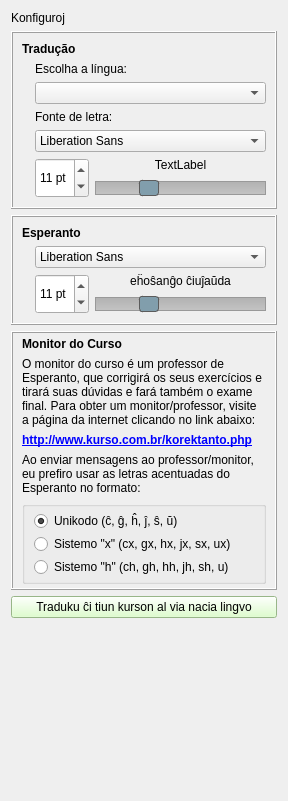
            <widget class="QWidget" name="scrollAreaWidgetContents_3">
             <property name="geometry">
              <rect>
               <x>0</x>
               <y>0</y>
               <width>276</width>
               <height>801</height>
              </rect>
             </property>
             <layout class="QVBoxLayout" name="verticalLayout_13">
              <item>
               <widget class="titolo" name="Label_Konfigurado">
                <property name="text">
                 <string>Konfiguroj</string>
                </property>
                <property name="alignment">
                 <set>Qt::AlignLeading|Qt::AlignLeft|Qt::AlignVCenter</set>
                </property>
                <property name="tipo" stdset="0">
                 <string>titolo_alia</string>
                </property>
               </widget>
              </item>
              <item>
               <widget class="QFrame" name="konfig_traduko">
                <property name="frameShape">
                 <enum>QFrame::Box</enum>
                </property>
                <property name="frameShadow">
                 <enum>QFrame::Raised</enum>
                </property>
                <layout class="QVBoxLayout" name="verticalLayout_50">
                 <item>
                  <widget class="titolo" name="Konfig_Label1">
                   <property name="sizePolicy">
                    <sizepolicy hsizetype="Preferred" vsizetype="Maximum">
                     <horstretch>0</horstretch>
                     <verstretch>0</verstretch>
                    </sizepolicy>
                   </property>
                   <property name="font">
                    <font>
                     <weight>75</weight>
                     <bold>true</bold>
                    </font>
                   </property>
                   <property name="text">
                    <string notr="true">Tradução</string>
                   </property>
                  </widget>
                 </item>
                 <item>
                  <layout class="QHBoxLayout" name="horizontalLayout_364">
                   <item>
                    <widget class="QLabel" name="label_131">
                     <property name="sizePolicy">
                      <sizepolicy hsizetype="Fixed" vsizetype="Preferred">
                       <horstretch>0</horstretch>
                       <verstretch>0</verstretch>
                      </sizepolicy>
                     </property>
                     <property name="text">
                      <string/>
                     </property>
                     <property name="pixmap">
                      <pixmap resource="ikonoj_androjdo.qrc">:/ikonoj_androjdo/baseline_translate_black_36.png</pixmap>
                     </property>
                    </widget>
                   </item>
                   <item>
                    <layout class="QVBoxLayout" name="verticalLayout_195">
                     <item>
                      <widget class="QLabel" name="Konfig_Label2">
                       <property name="text">
                        <string notr="true">Escolha a língua:</string>
                       </property>
                       <property name="alignment">
                        <set>Qt::AlignBottom|Qt::AlignLeading|Qt::AlignLeft</set>
                       </property>
                      </widget>
                     </item>
                     <item>
                      <widget class="QComboBox" name="Lingvo">
                       <property name="sizePolicy">
                        <sizepolicy hsizetype="Preferred" vsizetype="Preferred">
                         <horstretch>0</horstretch>
                         <verstretch>0</verstretch>
                        </sizepolicy>
                       </property>
                      </widget>
                     </item>
                    </layout>
                   </item>
                  </layout>
                 </item>
                 <item>
                  <layout class="QHBoxLayout" name="horizontalLayout_14">
                   <item>
                    <widget class="QLabel" name="label_132">
                     <property name="sizePolicy">
                      <sizepolicy hsizetype="Fixed" vsizetype="Preferred">
                       <horstretch>0</horstretch>
                       <verstretch>0</verstretch>
                      </sizepolicy>
                     </property>
                     <property name="text">
                      <string/>
                     </property>
                     <property name="pixmap">
                      <pixmap resource="ikonoj_androjdo.qrc">:/ikonoj_androjdo/tiparo.png</pixmap>
                     </property>
                     <property name="scaledContents">
                      <bool>false</bool>
                     </property>
                    </widget>
                   </item>
                   <item>
                    <layout class="QVBoxLayout" name="verticalLayout_39">
                     <item>
                      <widget class="QLabel" name="Konfig_Label3">
                       <property name="text">
                        <string notr="true">Fonte de letra:</string>
                       </property>
                       <property name="alignment">
                        <set>Qt::AlignBottom|Qt::AlignLeading|Qt::AlignLeft</set>
                       </property>
                      </widget>
                     </item>
                     <item>
                      <widget class="QFontComboBox" name="Tiparo">
                       <property name="sizePolicy">
                        <sizepolicy hsizetype="Preferred" vsizetype="Preferred">
                         <horstretch>0</horstretch>
                         <verstretch>0</verstretch>
                        </sizepolicy>
                       </property>
                       <property name="editable">
                        <bool>false</bool>
                       </property>
                      </widget>
                     </item>
                    </layout>
                   </item>
                  </layout>
                 </item>
                 <item>
                  <layout class="QHBoxLayout" name="horizontalLayout_13">
                   <item>
                    <widget class="QLabel" name="label_20">
                     <property name="sizePolicy">
                      <sizepolicy hsizetype="Fixed" vsizetype="Preferred">
                       <horstretch>0</horstretch>
                       <verstretch>0</verstretch>
                      </sizepolicy>
                     </property>
                     <property name="text">
                      <string/>
                     </property>
                     <property name="pixmap">
                      <pixmap resource="ikonoj_androjdo.qrc">:/ikonoj_androjdo/tipargrando.png</pixmap>
                     </property>
                    </widget>
                   </item>
                   <item>
                    <widget class="QSpinBox" name="LiterGrando">
                     <property name="sizePolicy">
                      <sizepolicy hsizetype="Preferred" vsizetype="Preferred">
                       <horstretch>0</horstretch>
                       <verstretch>0</verstretch>
                      </sizepolicy>
                     </property>
                     <property name="minimumSize">
                      <size>
                       <width>36</width>
                       <height>36</height>
                      </size>
                     </property>
                     <property name="suffix">
                      <string> pt</string>
                     </property>
                     <property name="minimum">
                      <number>9</number>
                     </property>
                     <property name="maximum">
                      <number>16</number>
                     </property>
                     <property name="value">
                      <number>11</number>
                     </property>
                    </widget>
                   </item>
                   <item>
                    <layout class="QVBoxLayout" name="verticalLayout_49">
                     <item>
                      <widget class="QLabel" name="tekstoLingvo">
                       <property name="text">
                        <string>TextLabel</string>
                       </property>
                       <property name="alignment">
                        <set>Qt::AlignCenter</set>
                       </property>
                      </widget>
                     </item>
                     <item>
                      <widget class="QSlider" name="glitilo_traduko">
                       <property name="styleSheet">
                        <string notr="true">QSlider::groove:horizontal {
    border: 1px solid #999999;
    height: 12px; /* the groove expands to the size of the slider by default. by giving it a height, it has a fixed size */
    background:  qlineargradient(x1:0, y1:0, x2:0, y2:1, stop:0 #B1B1B1, stop:1 #c4c4c4);
    margin: 2px 0;
}

QSlider::handle:horizontal {
    background: #819EAC;  /*qlineargradient(x1:0, y1:0, x2:1, y2:1, stop:0 #b4b4b4, stop:1 #8f8f8f);*/
    border: 1px solid #5c5c5c;
    width: 18px;
    margin: -2px 0; /* handle is placed by default on the contents rect of the groove. Expand outside the groove */
    border-radius: 3px;
}</string>
                       </property>
                       <property name="minimum">
                        <number>9</number>
                       </property>
                       <property name="maximum">
                        <number>16</number>
                       </property>
                       <property name="pageStep">
                        <number>1</number>
                       </property>
                       <property name="value">
                        <number>11</number>
                       </property>
                       <property name="orientation">
                        <enum>Qt::Horizontal</enum>
                       </property>
                       <property name="tickPosition">
                        <enum>QSlider::TicksAbove</enum>
                       </property>
                       <property name="tickInterval">
                        <number>1</number>
                       </property>
                      </widget>
                     </item>
                    </layout>
                   </item>
                  </layout>
                 </item>
                </layout>
               </widget>
              </item>
              <item>
               <widget class="QFrame" name="frame">
                <property name="frameShape">
                 <enum>QFrame::Box</enum>
                </property>
                <property name="frameShadow">
                 <enum>QFrame::Raised</enum>
                </property>
                <layout class="QVBoxLayout" name="verticalLayout_46">
                 <item>
                  <widget class="QLabel" name="label_2">
                   <property name="sizePolicy">
                    <sizepolicy hsizetype="Preferred" vsizetype="Maximum">
                     <horstretch>0</horstretch>
                     <verstretch>0</verstretch>
                    </sizepolicy>
                   </property>
                   <property name="font">
                    <font>
                     <weight>75</weight>
                     <bold>true</bold>
                    </font>
                   </property>
                   <property name="text">
                    <string>Esperanto</string>
                   </property>
                   <property name="lingvo" stdset="0">
                    <string>eo</string>
                   </property>
                  </widget>
                 </item>
                 <item>
                  <layout class="QHBoxLayout" name="horizontalLayout_4">
                   <item>
                    <widget class="QLabel" name="label_134">
                     <property name="sizePolicy">
                      <sizepolicy hsizetype="Fixed" vsizetype="Fixed">
                       <horstretch>0</horstretch>
                       <verstretch>0</verstretch>
                      </sizepolicy>
                     </property>
                     <property name="text">
                      <string/>
                     </property>
                     <property name="pixmap">
                      <pixmap resource="ikonoj_androjdo.qrc">:/ikonoj_androjdo/tiparo.png</pixmap>
                     </property>
                     <property name="scaledContents">
                      <bool>false</bool>
                     </property>
                    </widget>
                   </item>
                   <item>
                    <widget class="QFontComboBox" name="TiparoEo">
                     <property name="sizePolicy">
                      <sizepolicy hsizetype="Preferred" vsizetype="Preferred">
                       <horstretch>0</horstretch>
                       <verstretch>0</verstretch>
                      </sizepolicy>
                     </property>
                     <property name="editable">
                      <bool>false</bool>
                     </property>
                     <property name="writingSystem">
                      <enum>QFontDatabase::Latin</enum>
                     </property>
                     <property name="fontFilters">
                      <set>QFontComboBox::ScalableFonts</set>
                     </property>
                    </widget>
                   </item>
                  </layout>
                 </item>
                 <item>
                  <layout class="QHBoxLayout" name="horizontalLayout">
                   <item>
                    <widget class="QLabel" name="label_21">
                     <property name="sizePolicy">
                      <sizepolicy hsizetype="Fixed" vsizetype="Preferred">
                       <horstretch>0</horstretch>
                       <verstretch>0</verstretch>
                      </sizepolicy>
                     </property>
                     <property name="text">
                      <string/>
                     </property>
                     <property name="pixmap">
                      <pixmap resource="ikonoj_androjdo.qrc">:/ikonoj_androjdo/tipargrando.png</pixmap>
                     </property>
                    </widget>
                   </item>
                   <item>
                    <widget class="QSpinBox" name="LiterGrandoEo">
                     <property name="sizePolicy">
                      <sizepolicy hsizetype="Preferred" vsizetype="Preferred">
                       <horstretch>0</horstretch>
                       <verstretch>0</verstretch>
                      </sizepolicy>
                     </property>
                     <property name="minimumSize">
                      <size>
                       <width>36</width>
                       <height>36</height>
                      </size>
                     </property>
                     <property name="suffix">
                      <string> pt</string>
                     </property>
                     <property name="minimum">
                      <number>9</number>
                     </property>
                     <property name="maximum">
                      <number>16</number>
                     </property>
                     <property name="value">
                      <number>11</number>
                     </property>
                    </widget>
                   </item>
                   <item>
                    <layout class="QVBoxLayout" name="verticalLayout_22">
                     <item>
                      <widget class="QLabel" name="tekstoEo">
                       <property name="text">
                        <string>eĥoŝanĝo ĉiuĵaŭda</string>
                       </property>
                       <property name="alignment">
                        <set>Qt::AlignCenter</set>
                       </property>
                      </widget>
                     </item>
                     <item>
                      <widget class="QSlider" name="glitilo_eo">
                       <property name="styleSheet">
                        <string notr="true">QSlider::groove:horizontal {
    border: 1px solid #999999;
    height: 12px; /* the groove expands to the size of the slider by default. by giving it a height, it has a fixed size */
    background:  qlineargradient(x1:0, y1:0, x2:0, y2:1, stop:0 #B1B1B1, stop:1 #c4c4c4);
    margin: 2px 0;
}

QSlider::handle:horizontal {
    background: #819EAC;  /*qlineargradient(x1:0, y1:0, x2:1, y2:1, stop:0 #b4b4b4, stop:1 #8f8f8f);*/
    border: 1px solid #5c5c5c;
    width: 18px;
    margin: -2px 0; /* handle is placed by default on the contents rect of the groove. Expand outside the groove */
    border-radius: 3px;
}</string>
                       </property>
                       <property name="minimum">
                        <number>9</number>
                       </property>
                       <property name="maximum">
                        <number>16</number>
                       </property>
                       <property name="pageStep">
                        <number>1</number>
                       </property>
                       <property name="value">
                        <number>11</number>
                       </property>
                       <property name="orientation">
                        <enum>Qt::Horizontal</enum>
                       </property>
                       <property name="tickPosition">
                        <enum>QSlider::TicksAbove</enum>
                       </property>
                       <property name="tickInterval">
                        <number>1</number>
                       </property>
                      </widget>
                     </item>
                    </layout>
                   </item>
                  </layout>
                 </item>
                </layout>
               </widget>
              </item>
              <item>
               <widget class="QFrame" name="konfig_korektanto">
                <property name="frameShape">
                 <enum>QFrame::Box</enum>
                </property>
                <property name="frameShadow">
                 <enum>QFrame::Raised</enum>
                </property>
                <layout class="QVBoxLayout" name="verticalLayout_192">
                 <property name="topMargin">
                  <number>4</number>
                 </property>
                 <property name="bottomMargin">
                  <number>4</number>
                 </property>
                 <item>
                  <widget class="titolo" name="Konfig_Label5">
                   <property name="sizePolicy">
                    <sizepolicy hsizetype="Preferred" vsizetype="Maximum">
                     <horstretch>0</horstretch>
                     <verstretch>0</verstretch>
                    </sizepolicy>
                   </property>
                   <property name="font">
                    <font>
                     <weight>75</weight>
                     <bold>true</bold>
                    </font>
                   </property>
                   <property name="text">
                    <string notr="true">Monitor do Curso</string>
                   </property>
                  </widget>
                 </item>
                 <item>
                  <widget class="QLabel" name="Konfig_Label8">
                   <property name="text">
                    <string notr="true">O monitor do curso é um professor de 
Esperanto, que corrigirá os seus exercícios e 
tirará suas dúvidas e fará também o exame 
final. Para obter um monitor/professor, visite 
a página da internet clicando no link abaixo:</string>
                   </property>
                   <property name="wordWrap">
                    <bool>true</bool>
                   </property>
                  </widget>
                 </item>
                 <item>
                  <widget class="QLabel" name="label_126">
                   <property name="styleSheet">
                    <string notr="true">font-weight: bold;
color: blue;</string>
                   </property>
                   <property name="text">
                    <string>&lt;html&gt;&lt;head/&gt;&lt;body&gt;&lt;p&gt;&lt;a href=&quot;http://www.kurso.com.br/korektanto.php&quot;&gt;&lt;span style=&quot; text-decoration: underline; color:#0000ff;&quot;&gt;http://www.kurso.com.br/korektanto.php&lt;/span&gt;&lt;/a&gt;&lt;/p&gt;&lt;/body&gt;&lt;/html&gt;</string>
                   </property>
                   <property name="openExternalLinks">
                    <bool>true</bool>
                   </property>
                  </widget>
                 </item>
                 <item>
                  <widget class="QLabel" name="Konfig_Label4">
                   <property name="text">
                    <string notr="true">Ao enviar mensagens ao professor/monitor, eu prefiro usar as letras acentuadas do Esperanto no formato:</string>
                   </property>
                   <property name="wordWrap">
                    <bool>true</bool>
                   </property>
                  </widget>
                 </item>
                 <item>
                  <widget class="QGroupBox" name="konfig_send_literoj">
                   <layout class="QVBoxLayout" name="verticalLayout_129" stretch="1">
                    <property name="spacing">
                     <number>3</number>
                    </property>
                    <property name="topMargin">
                     <number>4</number>
                    </property>
                    <property name="bottomMargin">
                     <number>4</number>
                    </property>
                    <item>
                     <layout class="QVBoxLayout" name="verticalLayout_128">
                      <item>
                       <widget class="QRadioButton" name="radioButton">
                        <property name="text">
                         <string>Unikodo (ĉ, ĝ, ĥ, ĵ, ŝ, ŭ)</string>
                        </property>
                        <property name="checked">
                         <bool>true</bool>
                        </property>
                       </widget>
                      </item>
                      <item>
                       <widget class="QRadioButton" name="radioButton_2">
                        <property name="text">
                         <string>Sistemo &quot;x&quot; (cx, gx, hx, jx, sx, ux)</string>
                        </property>
                       </widget>
                      </item>
                      <item>
                       <widget class="QRadioButton" name="radioButton_3">
                        <property name="text">
                         <string>Sistemo &quot;h&quot; (ch, gh, hh, jh, sh, u)</string>
                        </property>
                       </widget>
                      </item>
                     </layout>
                    </item>
                   </layout>
                  </widget>
                 </item>
                </layout>
               </widget>
              </item>
              <item>
               <widget class="QPushButton" name="tradukilo">
                <property name="styleSheet">
                 <string notr="true">background-color: rgb(213, 255, 191);</string>
                </property>
                <property name="text">
                 <string>Traduku ĉi tiun kurson al via nacia lingvo</string>
                </property>
                <property name="icon">
                 <iconset resource="ikonoj_androjdo.qrc">
                  <normaloff>:/ikonoj_androjdo/baseline_translate_black_36.png</normaloff>:/ikonoj_androjdo/baseline_translate_black_36.png</iconset>
                </property>
                <property name="iconSize">
                 <size>
                  <width>24</width>
                  <height>24</height>
                 </size>
                </property>
                <property name="flat">
                 <bool>false</bool>
                </property>
                <property name="lingvo" stdset="0">
                 <string>eo</string>
                </property>
               </widget>
              </item>
              <item>
               <spacer name="verticalSpacer_4">
                <property name="orientation">
                 <enum>Qt::Vertical</enum>
                </property>
                <property name="sizeHint" stdset="0">
                 <size>
                  <width>20</width>
                  <height>40</height>
                 </size>
                </property>
               </spacer>
              </item>
             </layout>
            </widget>
